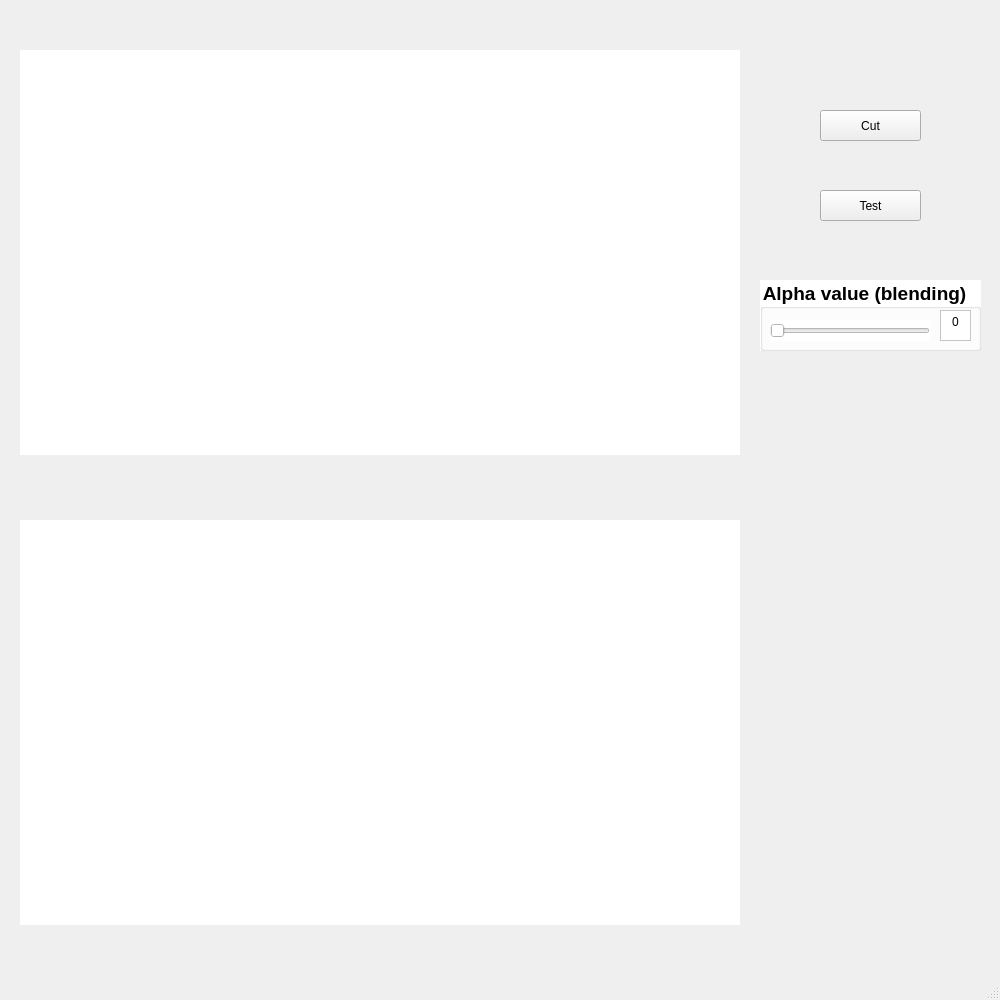
<?xml version="1.0" encoding="UTF-8"?>
<ui version="4.0">
 <class>MainGUI</class>
 <widget class="QMainWindow" name="MainGUI">
  <property name="geometry">
   <rect>
    <x>0</x>
    <y>0</y>
    <width>1000</width>
    <height>1000</height>
   </rect>
  </property>
  <property name="windowTitle">
   <string>MainWindow</string>
  </property>
  <widget class="QWidget" name="centralwidget">
   <widget class="QLabel" name="ImageDisplayer">
    <property name="geometry">
     <rect>
      <x>20</x>
      <y>50</y>
      <width>720</width>
      <height>405</height>
     </rect>
    </property>
    <property name="styleSheet">
     <string notr="true">background-color:white;</string>
    </property>
    <property name="text">
     <string/>
    </property>
    <property name="scaledContents">
     <bool>true</bool>
    </property>
   </widget>
   <widget class="QLabel" name="ImageDisplayer_2">
    <property name="geometry">
     <rect>
      <x>20</x>
      <y>520</y>
      <width>720</width>
      <height>405</height>
     </rect>
    </property>
    <property name="styleSheet">
     <string notr="true">background-color:white;</string>
    </property>
    <property name="text">
     <string/>
    </property>
    <property name="scaledContents">
     <bool>true</bool>
    </property>
   </widget>
   <widget class="QPushButton" name="cutButton">
    <property name="geometry">
     <rect>
      <x>820</x>
      <y>110</y>
      <width>101</width>
      <height>31</height>
     </rect>
    </property>
    <property name="text">
     <string>Cut</string>
    </property>
   </widget>
   <widget class="QGroupBox" name="AlphaBlending">
    <property name="geometry">
     <rect>
      <x>760</x>
      <y>280</y>
      <width>221</width>
      <height>71</height>
     </rect>
    </property>
    <property name="font">
     <font>
      <pointsize>14</pointsize>
      <weight>75</weight>
      <bold>true</bold>
      <kerning>true</kerning>
     </font>
    </property>
    <property name="styleSheet">
     <string notr="true">background-color:white;</string>
    </property>
    <property name="title">
     <string>Alpha value (blending)</string>
    </property>
    <widget class="QSlider" name="Alpha">
     <property name="geometry">
      <rect>
       <x>10</x>
       <y>40</y>
       <width>160</width>
       <height>22</height>
      </rect>
     </property>
     <property name="maximum">
      <number>10</number>
     </property>
     <property name="orientation">
      <enum>Qt::Horizontal</enum>
     </property>
    </widget>
    <widget class="QTextEdit" name="Alpha_text">
     <property name="geometry">
      <rect>
       <x>180</x>
       <y>30</y>
       <width>31</width>
       <height>31</height>
      </rect>
     </property>
     <property name="html">
      <string>&lt;!DOCTYPE HTML PUBLIC &quot;-//W3C//DTD HTML 4.0//EN&quot; &quot;http://www.w3.org/TR/REC-html40/strict.dtd&quot;&gt;
&lt;html&gt;&lt;head&gt;&lt;meta name=&quot;qrichtext&quot; content=&quot;1&quot; /&gt;&lt;style type=&quot;text/css&quot;&gt;
p, li { white-space: pre-wrap; }
&lt;/style&gt;&lt;/head&gt;&lt;body style=&quot; font-family:'PMingLiU'; font-size:9pt; font-weight:400; font-style:normal;&quot;&gt;
&lt;p align=&quot;center&quot; style=&quot; margin-top:0px; margin-bottom:0px; margin-left:0px; margin-right:0px; -qt-block-indent:0; text-indent:0px;&quot;&gt;0&lt;/p&gt;&lt;/body&gt;&lt;/html&gt;</string>
     </property>
    </widget>
   </widget>
   <widget class="QPushButton" name="TestButton">
    <property name="geometry">
     <rect>
      <x>820</x>
      <y>190</y>
      <width>101</width>
      <height>31</height>
     </rect>
    </property>
    <property name="text">
     <string>Test</string>
    </property>
   </widget>
  </widget>
  <widget class="QMenuBar" name="menubar">
   <property name="geometry">
    <rect>
     <x>0</x>
     <y>0</y>
     <width>1000</width>
     <height>21</height>
    </rect>
   </property>
  </widget>
  <widget class="QStatusBar" name="statusbar"/>
 </widget>
 <resources/>
 <connections/>
</ui>
